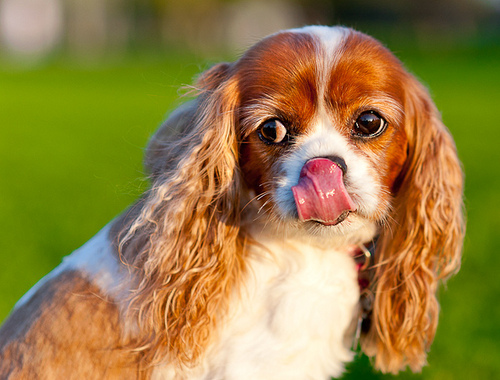
#> input picture imgs/ILSVRC2012_val_00041580.JPEG, 500 x 380 px
$ python -i util.py   (imports and definitions only)
#> lines starting #> are read from the running program, lines starting #| are printed output that depends on the picture
import numpy as np
import paddle
import paddle.nn.functional as F
from PIL import Image
from skimage import color
from utils.trainable_layers import NNEncLayer
import pdb
import matplotlib as plt
import os
import cv2
#gt_encoder = NNEncLayer()

# [5 lines left out: function load_img, not called in this run]


def resize_img(img, HW=(256, 256), resample=3):
#> called with HW = (256, 256), resample = 3
    return np.asarray(Image.fromarray(img).resize((HW[1], HW[0]), resample=resample))
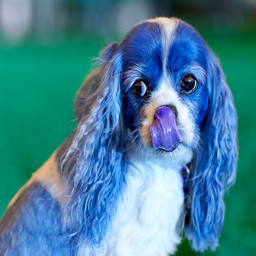
#> returned value: shape (256, 256, 3); mean of channels 0, 1, 2 151.4, 128.6, 67.8; drawn as B, G, R


def preprocess_img(img_rgb_orig, HW=(256, 256), resample=3):
    # return original size L and resized L as torch Tensors
    img_rgb_rs = resize_img(img_rgb_orig, HW=HW, resample=resample)

    img_lab_orig = color.rgb2lab(img_rgb_orig)
#> img_lab_orig: shape (380, 500, 3) float64; mean of channels 0, 1, 2 55.1, 2.3, 33.7
    img_lab_rs = color.rgb2lab(img_rgb_rs)
#> img_lab_rs: shape (256, 256, 3) float64; mean of channels 0, 1, 2 55.1, 2.3, 33.7

    img_l_orig = img_lab_orig[:, :, 0]
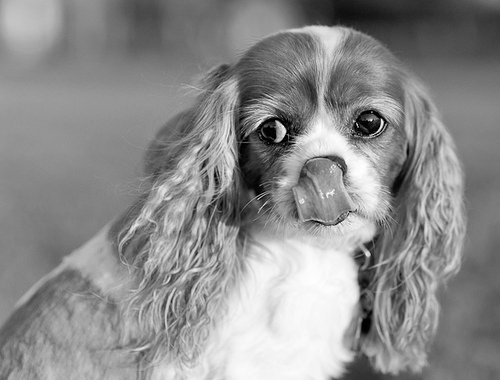
#> img_l_orig: shape (380, 500) float64; min 0, max 99.76, mean 55.1; drawn with min black and max white
    img_l_rs = img_lab_rs[:, :, 0]
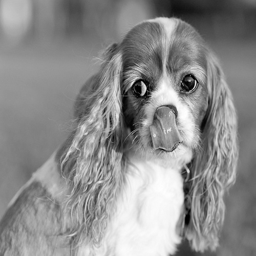
#> img_l_rs: shape (256, 256) float64; min 0.0198, max 99.49, mean 55.1; drawn with min black and max white

#> (the run stopped early here; a loop or call above may not have finished)

$ run again, on imgs/ILSVRC2012_val_00046524.JPEG
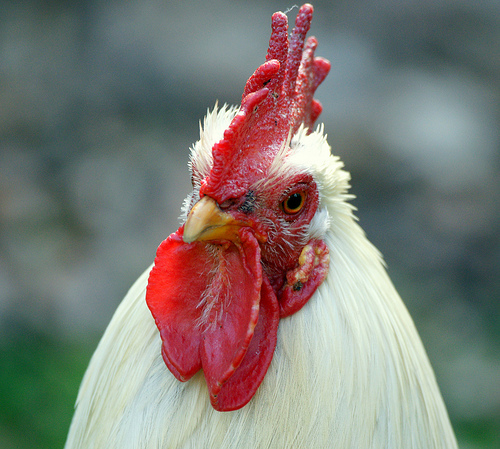
#> input picture imgs/ILSVRC2012_val_00046524.JPEG, 500 x 449 px
#> img_lab_orig: shape (449, 500, 3) float64; mean of channels 0, 1, 2 52.6, 0.4, 5.5
#> img_lab_rs: shape (256, 256, 3) float64; mean of channels 0, 1, 2 52.6, 0.4, 5.4
#> in preprocess_img, `img_l_orig = img_lab_orig[:, :, 0]`:
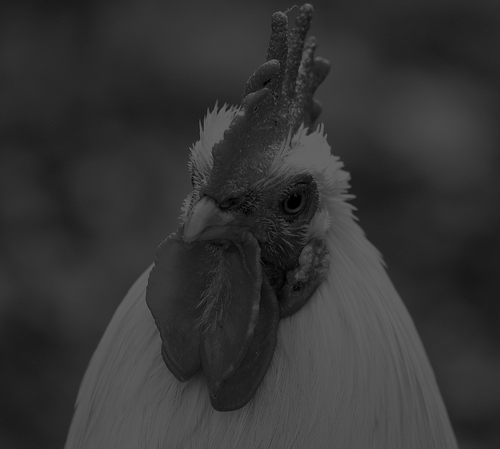
#> img_l_orig: shape (449, 500) float64; min 0, max 100, mean 52.6
#> in preprocess_img, `img_l_rs = img_lab_rs[:, :, 0]`:
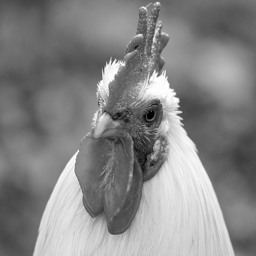
#> img_l_rs: shape (256, 256) float64; min 0.0198, max 99.83, mean 52.6; drawn with min black and max white

$ run again, on imgs/ILSVRC2012_val_00046834.JPEG
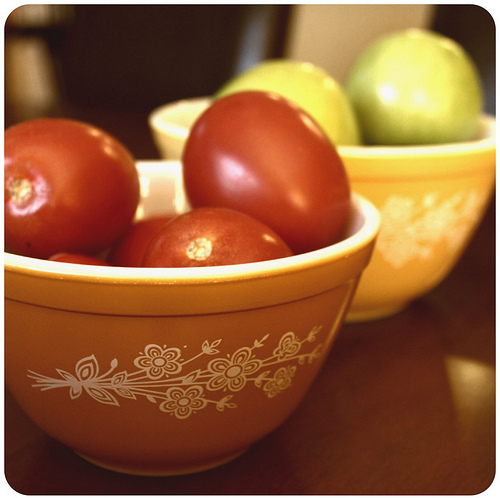
#> input picture imgs/ILSVRC2012_val_00046834.JPEG, 500 x 498 px
#> in resize_img, `return np.asarray(Image.fromarray(img).resize((HW[1], HW[0]), resample..`:
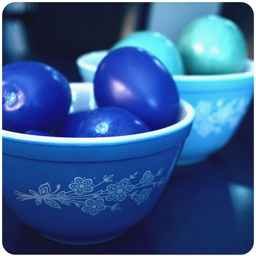
#> returned value: shape (256, 256, 3); mean of channels 0, 1, 2 145.7, 91.3, 52.5; drawn as B, G, R
#> img_lab_orig: shape (498, 500, 3) float64; mean of channels 0, 1, 2 43.6, 19.3, 31.5
#> img_lab_rs: shape (256, 256, 3) float64; mean of channels 0, 1, 2 43.6, 19.3, 31.5
#> in preprocess_img, `img_l_orig = img_lab_orig[:, :, 0]`:
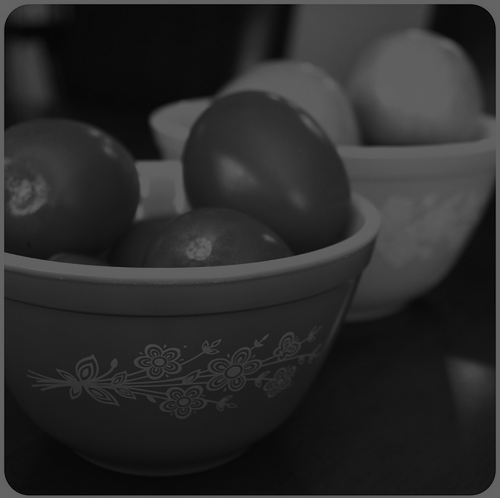
#> img_l_orig: shape (498, 500) float64; min 0.706, max 100, mean 43.6
